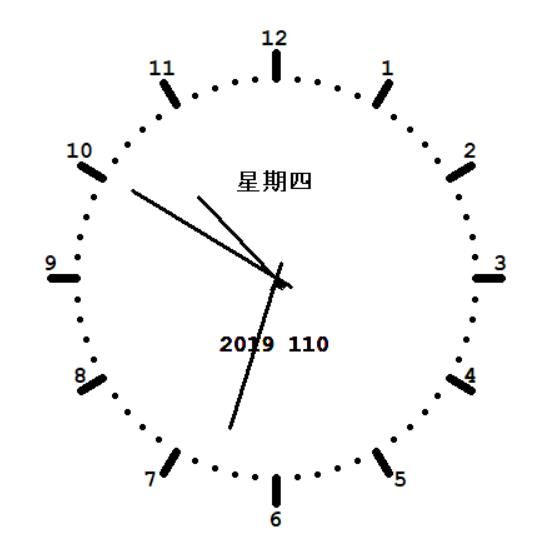

Here is the Python script that generated this plot:
# coding=utf-8

import turtle
from datetime import *


# 抬起画笔，向前运动一段距离放下
def Skip(step):
	turtle.penup()
	turtle.forward(step)
	turtle.pendown()


def mkHand(name, length):
	# 注册Turtle形状，建立表针Turtle
	turtle.reset()
	Skip(-length * 0.1)
	# 开始记录多边形的顶点。当前的乌龟位置是多边形的第一个顶点。
	turtle.begin_poly()
	turtle.forward(length * 1.1)
	# 停止记录多边形的顶点。当前的乌龟位置是多边形的最后一个顶点。将与第一个顶点相连。
	turtle.end_poly()
	# 返回最后记录的多边形。
	handForm = turtle.get_poly()
	turtle.register_shape(name, handForm)


def Init():
	global secHand, minHand, hurHand, printer
	# 重置Turtle指向北
	turtle.mode("logo")
	# 建立三个表针Turtle并初始化
	mkHand("secHand", 135)
	mkHand("minHand", 125)
	mkHand("hurHand", 90)
	secHand = turtle.Turtle()
	secHand.shape("secHand")
	minHand = turtle.Turtle()
	minHand.shape("minHand")
	hurHand = turtle.Turtle()
	hurHand.shape("hurHand")

	for hand in secHand, minHand, hurHand:
		hand.shapesize(1, 1, 3)
		hand.speed(0)

	# 建立输出文字Turtle
	printer = turtle.Turtle()
	# 隐藏画笔的turtle形状
	printer.hideturtle()
	printer.penup()


def SetupClock(radius):
	# 建立表的外框
	turtle.reset()
	turtle.pensize(7)
	for i in range(60):
		Skip(radius)
		if i % 5 == 0:
			turtle.forward(20)
			Skip(-radius - 20)

			Skip(radius + 20)
			if i == 0:
				turtle.write(int(12), align="center", font=("Courier", 14, "bold"))
			elif i == 30:
				Skip(25)
				turtle.write(int(i / 5), align="center", font=("Courier", 14, "bold"))
				Skip(-25)
			elif (i == 25 or i == 35):
				Skip(20)
				turtle.write(int(i / 5), align="center", font=("Courier", 14, "bold"))
				Skip(-20)
			else:
				turtle.write(int(i / 5), align="center", font=("Courier", 14, "bold"))
			Skip(-radius - 20)
		else:
			turtle.dot(5)
			Skip(-radius)
		turtle.right(6)


def Week(t):
	week = ["星期一", "星期二", "星期三",
	        "星期四", "星期五", "星期六", "星期日"]
	return week[t.weekday()]


def Date(t):
	y = t.year
	m = t.month
	d = t.day
	return "%s %d%d" % (y, m, d)


def Tick():
	# 绘制表针的动态显示
	t = datetime.today()
	second = t.second + t.microsecond * 0.000001
	minute = t.minute + second / 60.0
	hour = t.hour + minute / 60.0
	secHand.setheading(6 * second)
	minHand.setheading(6 * minute)
	hurHand.setheading(30 * hour)

	turtle.tracer(False)
	printer.forward(65)
	printer.write(Week(t), align="center",
	              font=("Courier", 14, "bold"))
	printer.back(130)
	printer.write(Date(t), align="center",
	              font=("Courier", 14, "bold"))
	printer.home()
	turtle.tracer(True)

	# 100ms后继续调用tick
	turtle.ontimer(Tick, 100)


def main():
	# 打开/关闭龟动画，并为更新图纸设置延迟。
	turtle.tracer(False)
	Init()
	SetupClock(160)
	turtle.tracer(True)
	Tick()
	turtle.mainloop()


if __name__ == "__main__":
	main()
